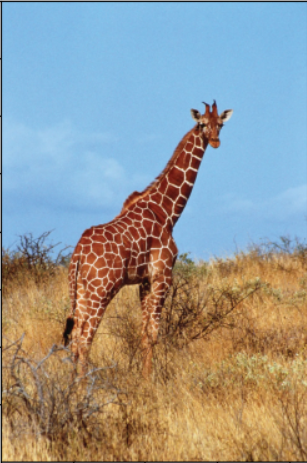
#> input picture img.png, 307 x 463 px
$ jupyter execute Croping_rotating_flip_image.ipynb
#> lines starting #> are read from the running program, lines starting #| are printed output that depends on the picture
[cell 1]
import cv2
import matplotlib.pyplot as plt
from fontTools.varLib.instancer import verticalMetricsKeptInSync

[cell 2]
image=cv2.imread("img.png")
#> image is the input picture: shape (463, 307, 3); mean B, G, R 149.8, 152.5, 149.3
image_rgb = cv2.cvtColor(image,cv2.COLOR_BGR2RGB)

[cell 3]
# print(image)

[cell 4]
# flipping image

# 1-->horizontal
# 0-->vertical
# -1-->both axes

flip_horizontal = cv2.flip(image,1)
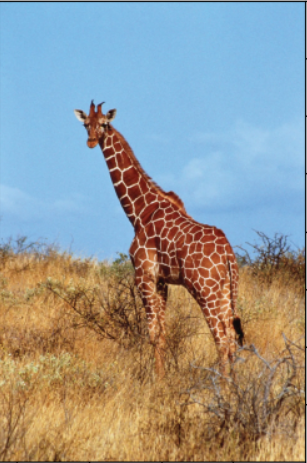
#> flip_horizontal: shape (463, 307, 3); mean B, G, R 149.8, 152.5, 149.3
flip_vertical = cv2.flip(image,0)
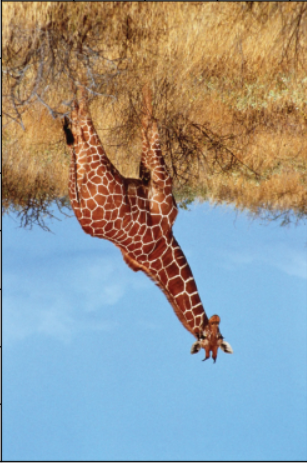
#> flip_vertical: shape (463, 307, 3); mean B, G, R 149.8, 152.5, 149.3
flip_both = cv2.flip(image,-1)
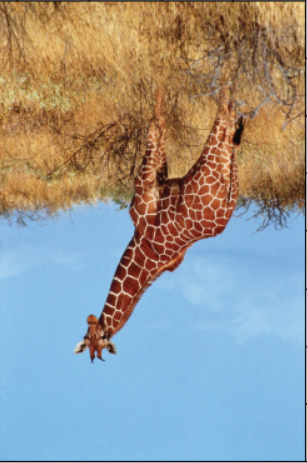
#> flip_both: shape (463, 307, 3); mean B, G, R 149.8, 152.5, 149.3

titles = ["original","horizontal","vertical","both"]
images = [image_rgb,
          cv2.cvtColor(flip_horizontal,cv2.COLOR_BGR2RGB),
          cv2.cvtColor(flip_vertical,cv2.COLOR_BGR2RGB),
          cv2.cvtColor(flip_both,cv2.COLOR_BGR2RGB),

          ]

plt.figure(figsize=(12,8))

for i in range(4):
    plt.subplot(2,2,i+1)
    plt.imshow(images[i])
    plt.axis("off")

plt.tight_layout()
plt.show()
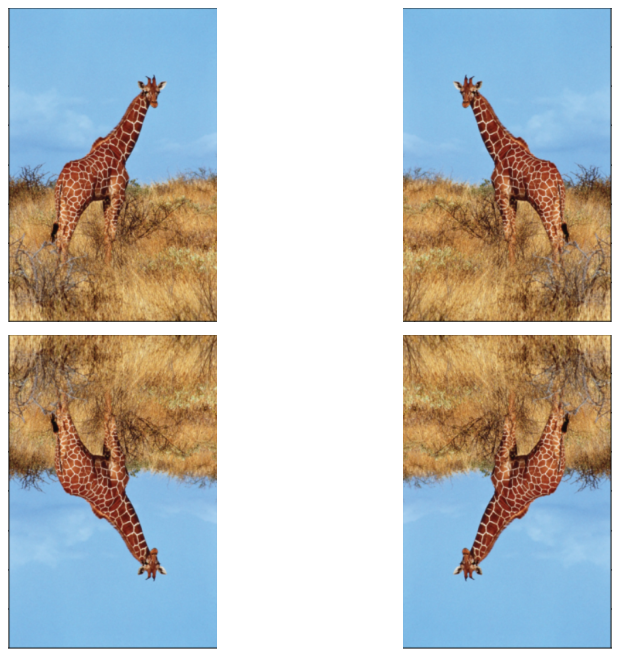
#> figure drawn by matplotlib, 4 panels

[cell 5]
#rotation
rotate_90_clockwise = cv2.rotate(image_rgb,cv2.ROTATE_90_CLOCKWISE)
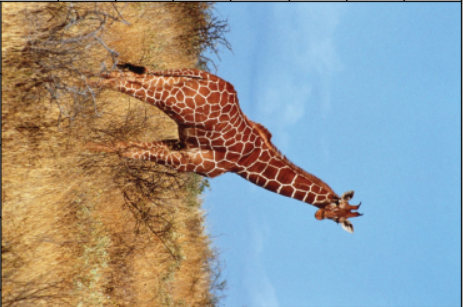
#> rotate_90_clockwise: shape (307, 463, 3); mean R, G, B 149.3, 152.5, 149.8
rotate_90_counterclockwise = cv2.rotate(image_rgb,cv2.ROTATE_90_COUNTERCLOCKWISE)
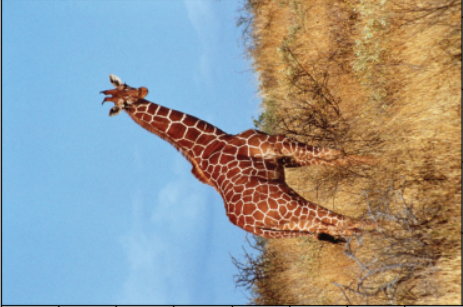
#> rotate_90_counterclockwise: shape (307, 463, 3); mean R, G, B 149.3, 152.5, 149.8
rotate_180 = cv2.rotate(image_rgb,cv2.ROTATE_180)

titles = ["Original image", "90 degree clockwise", "90 degree counterclockwise", "180 degree"]
images = [image_rgb,
          rotate_90_clockwise,
          rotate_90_counterclockwise,
          rotate_180
        ]

plt.figure(figsize=(12,8))
for i in range(4):
    plt.subplot(2,2,i+1)
    plt.imshow(images[i])
    plt.title(titles[i])
    plt.axis("Off")
plt.tight_layout()
plt.show()

[cell 6]
print(image_rgb.shape)
#| (463, 307, 3)

[cell 7]
print(type(image_rgb))
#| <class 'numpy.ndarray'>

[cell 8]
x_start,y_start =200,100
x_end,y_end = 400,300
cropped_image = image_rgb[y_start:y_end, x_start:x_end]
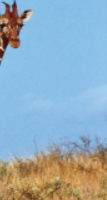
#> cropped_image: shape (200, 107, 3); mean R, G, B 147, 172.2, 187.8

plt.figure(figsize=(8,4))

plt.subplot(1,2,1)
plt.imshow(image_rgb)
plt.title("Original image")
plt.axis("Off")

plt.subplot(1,2,2)
plt.imshow(cropped_image)
plt.title("Cropped image")
plt.axis("Off")

plt.tight_layout()
plt.show()

$ run again, with image.jpg saved as img.png
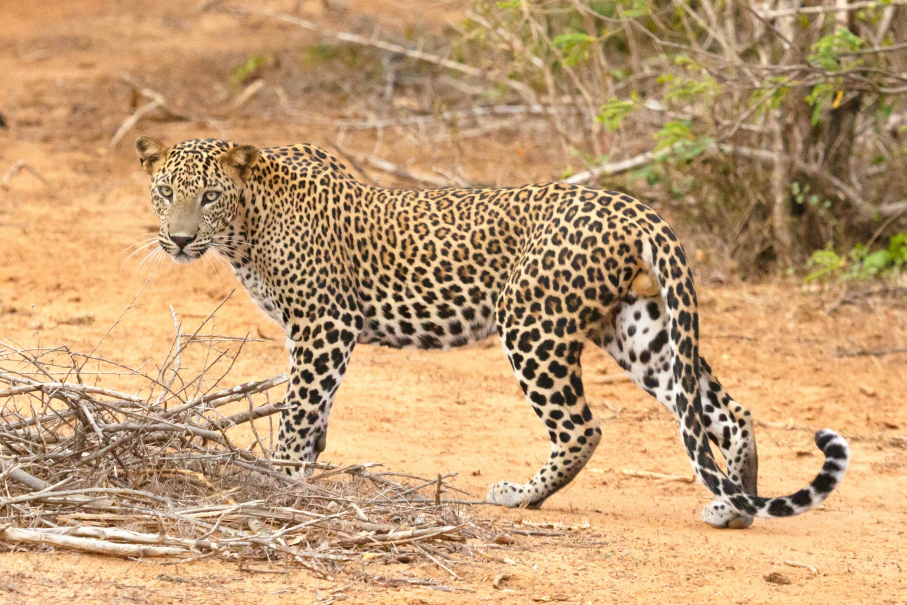
#> input picture image.jpg, 2719 x 1814 px (shown at 1/3 size)
#> image is the input picture: shape (1814, 2719, 3); mean B, G, R 115.5, 157.2, 193.6
#> `rotate_90_counterclockwise = cv2.rotate(image_rgb,cv2.ROTATE_90_COUNTE..`:
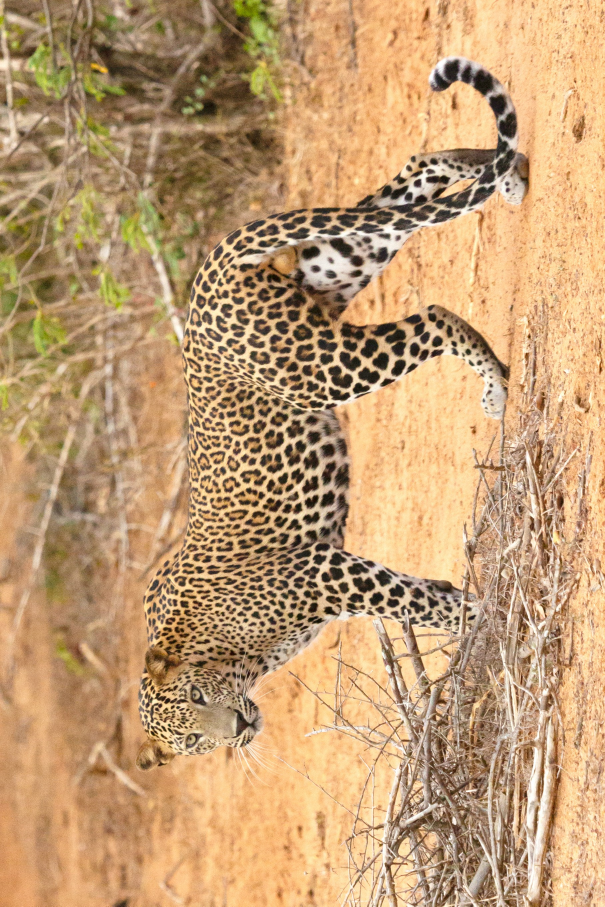
#> rotate_90_counterclockwise: shape (2719, 1814, 3) (shown at 1/3 size); mean R, G, B 193.6, 157.2, 115.5
#| (1814, 2719, 3)
#| <class 'numpy.ndarray'>
#> `cropped_image = image_rgb[y_start:y_end, x_start:x_end]`:
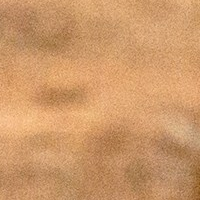
#> cropped_image: shape (200, 200, 3); mean R, G, B 205.3, 152.7, 105.5
